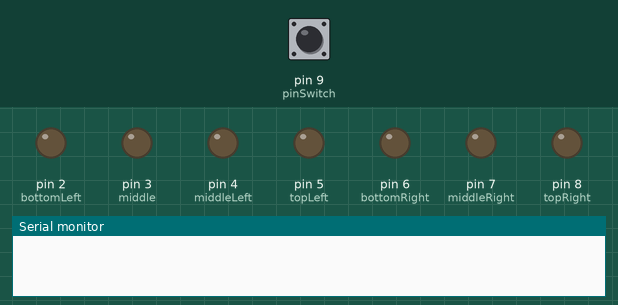
Recording of a program running on a simulated Arduino Uno, built with avr-gcc and run on an emulated ATmega328P. On the bench: output pins drawn as LEDs (lit = HIGH), the last lines printed to the serial monitor. Inputs (shaded band) come from the test bench; at power-on: pin 9 (pinSwitch) HIGH. Random numbers use the default seed unless the program sets one.

Above: at 1.2 s.
1.3 s: pin 9 (pinSwitch) pulled LOW for 3.2 s
At 1.8 s:
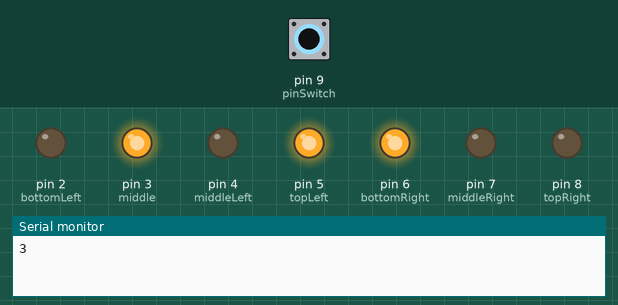
At 5.4 s:
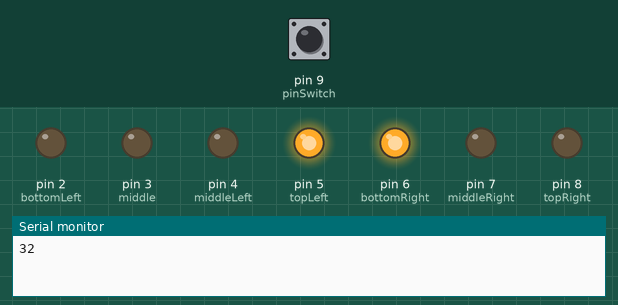
Timing chart, 0 to 9.0 s (numbered marks = the images above; inputs shaded):
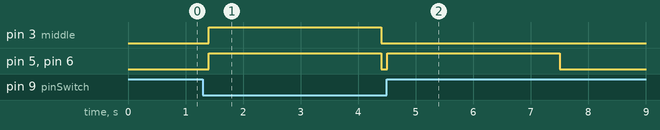

Measured:
- after the input at 1.3 s, pin 3 (middle): LOW → HIGH after 0.10 s, → LOW 3.0 s later; pin 5 (topLeft), pin 6 (bottomRight): alternates HIGH for 3.0 s and LOW for 0.10 s, starting after 0.10 s

The program:

main.cpp
```cpp
#include <Arduino.h>

// Define the output pins
int topLeft = 5;
int middleLeft = 4;
int bottomLeft = 2;
int middle = 3;
int topRight = 8;
int middleRight = 7;
int bottomRight = 6;
int pinSwitch = 9;
int state = 0;
long randomNumber;

// Functions to switch the LEDs on
void rollOne() {
  digitalWrite(middle, HIGH);
}

void rollTwo() {
  digitalWrite(topLeft, HIGH);
  digitalWrite(bottomRight, HIGH);
}

void rollThree() {
  digitalWrite(topLeft, HIGH);
  digitalWrite(middle, HIGH);
  digitalWrite(bottomRight, HIGH);
}

void rollFour() {
  digitalWrite(topLeft, HIGH);
  digitalWrite(topRight, HIGH);
  digitalWrite(bottomLeft, HIGH);
  digitalWrite(bottomRight, HIGH);
}

void rollFive() {
  digitalWrite(topLeft, HIGH);
  digitalWrite(topRight, HIGH);
  digitalWrite(middle, HIGH);
  digitalWrite(bottomLeft, HIGH);
  digitalWrite(bottomRight, HIGH);
}

void rollSix(){
  digitalWrite(topLeft, HIGH);
  digitalWrite(topRight, HIGH);
  digitalWrite(middleLeft, HIGH);
  digitalWrite(middleRight, HIGH);
  digitalWrite(bottomLeft, HIGH);
  digitalWrite(bottomRight, HIGH);
}

void clearLEDs() {
  digitalWrite(middle, LOW);
  digitalWrite(topLeft, LOW);
  digitalWrite(topRight, LOW);
  digitalWrite(middleLeft, LOW);
  digitalWrite(middleRight, LOW);
  digitalWrite(bottomLeft, LOW);
  digitalWrite(bottomRight, LOW);
}

void setup() {
  pinMode(topLeft, OUTPUT);
  pinMode(middleLeft, OUTPUT);
  pinMode(bottomLeft, OUTPUT);
  pinMode(middle, OUTPUT);
  pinMode(topRight, OUTPUT);
  pinMode(middleRight, OUTPUT);
  pinMode(bottomRight, OUTPUT);
  pinMode(pinSwitch, INPUT);

  Serial.begin(9600);
  randomSeed(analogRead(0));
  clearLEDs();
}

void loop() {

  if (digitalRead(pinSwitch) == LOW && state == 0)
  {
    state = 1;
    randomNumber = random(1,7);
    delay(100);
    Serial.print(randomNumber);

    if (randomNumber == 1) {
      rollOne();
    }

    if (randomNumber == 2) {
      rollTwo();
    }

    if (randomNumber == 3) {
      rollThree();
    }

    if (randomNumber == 4) {
      rollFour();
    }

    if (randomNumber == 5) {
      rollFive();
    }

    if (randomNumber == 6) {
      rollSix();
    }

    delay(3000);
    clearLEDs();
    state = 0;
  }
}
```
